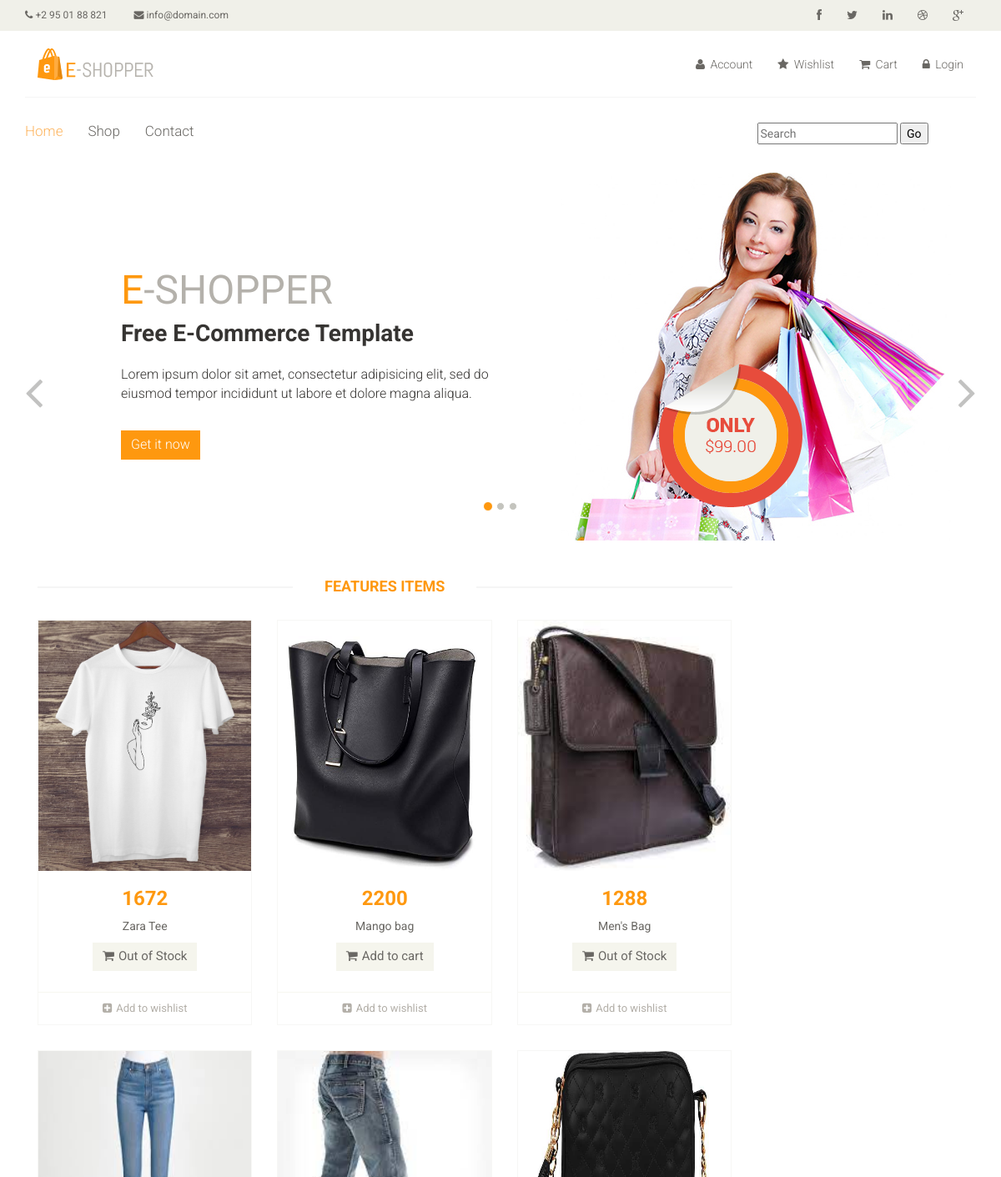
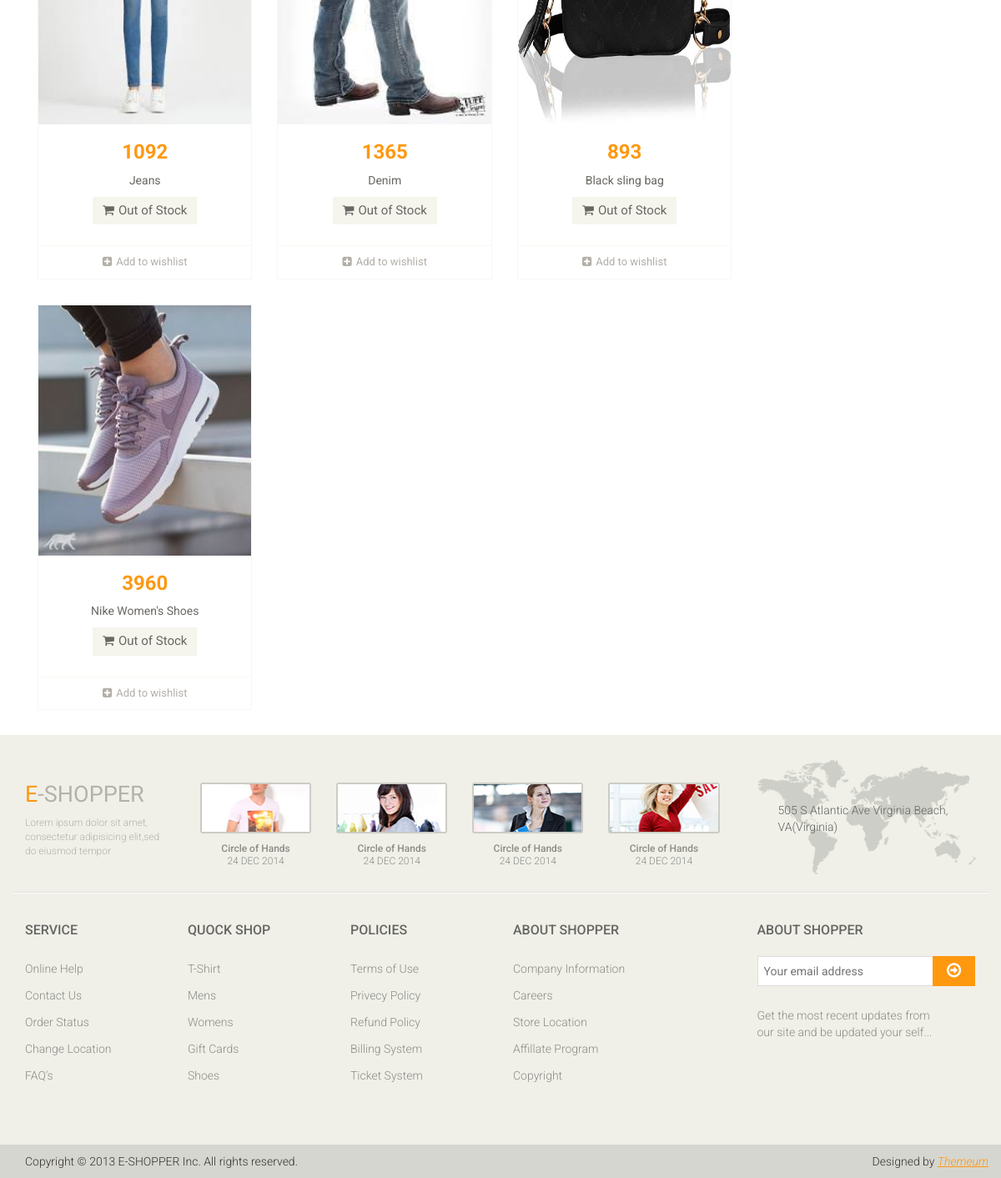
The page / on the database its author committed (2 pictures, top to bottom).
### mainApp/models.py (models this page shows, shortened)
class Product(models.Model):
    name=models.CharField(max_length=50)
    desc=models.TextField()
    category=models.ForeignKey(Category, on_delete=models.CASCADE)
    brand=models.ForeignKey(Brand, on_delete=models.CASCADE)
    seller=models.ForeignKey(Seller, on_delete=models.CASCADE)
    basePrice=models.IntegerField()
    discount=models.IntegerField(default=0, null=True, blank=True)
    finalPrice=models.IntegerField(default=0, null=True, blank= True)
    red=models.BooleanField(default=False, blank=True, null=True)
    black=models.BooleanField(default=False, blank=True, null=True)
    mustard=models.BooleanField(default=False, blank=True, null=True)
    blue=models.BooleanField(default=False, blank=True, null=True)
    pink=models.BooleanField(default=False, blank=True, null=True)
    green=models.BooleanField(default=False, blank=True, null=True)
    XS=models.BooleanField(default=False, blank=True, null=True)
    S=models.BooleanField(default=False, blank=True, null=True)
    M=models.BooleanField(default=False, blank=True, null=True)
    L=models.BooleanField(default=False, blank=True, null=True)
    XL=models.BooleanField(default=False, blank=True, null=True)
    XXL=models.BooleanField(default=False, blank=True, null=True)
    img1=models.ImageField(upload_to='images/', default=None, blank=True, null=True)
    img2=models.ImageField(upload_to='images/', default=None, blank=True, null=True)
    img3=models.ImageField(upload_to='images/', default=None, blank=True, null=True)
    img4=models.ImageField(upload_to='images/', default=None, blank=True, null=True)
    img5=models.ImageField(upload_to='images/', default=None, blank=True, null=True)
    date=models.DateTimeField(auto_now=True)
    stock=models.BooleanField(default=False)

### mainApp/views.py (the view)
# urls.py: 2. Add a URL to urlpatterns:  path('', views.home, name='home')
def home(request):
    if(request.method=="POST"):
        msg=request.POST.get('message')
        p=Product.objects.filter(Q(name__icontains=msg))
    else:
        p=Product.objects.all()
    return render(request,"index.html", {"Product": p})

### mainApp/templates/index.html (shortened to what this page needs)
{%load static%}
<!DOCTYPE html>
<html lang="en">
<head>
    <link href="{% static 'css/bootstrap.min.css' %}" rel="stylesheet">
    <link href="{%static 'css/font-awesome.min.css' %}" rel="stylesheet">
    <link href="{%static 'css/prettyPhoto.css' %}" rel="stylesheet">
    <link href="{%static 'css/price-range.css' %}" rel="stylesheet">
    <link href="{%static 'css/animate.css' %}" rel="stylesheet">
	<link href="{%static 'css/main.css' %}" rel="stylesheet">
	<link href="{%static 'css/responsive.css' %}" rel="stylesheet">
</head>
<body>
	<header id="header">
		<div class="header_top">
			<div class="container">
				<div class="row">
					<div class="col-sm-6">
						<div class="contactinfo">
							<ul class="nav nav-pills">
								<li><a href="#"><i class="fa fa-phone"></i> +2 95 01 88 821</a></li>
								<li><a href="#"><i class="fa fa-envelope"></i> info@domain.com</a></li>
							</ul>
						</div>
					</div>
					<div class="col-sm-6">
						<div class="social-icons pull-right">
							<ul class="nav navbar-nav">
								<li><a href="#"><i class="fa fa-facebook"></i></a></li>
								<li><a href="#"><i class="fa fa-twitter"></i></a></li>
								<li><a href="#"><i class="fa fa-linkedin"></i></a></li>
								<li><a href="#"><i class="fa fa-dribbble"></i></a></li>
								<li><a href="#"><i class="fa fa-google-plus"></i></a></li>
							</ul>
						</div>
					</div>
				</div>
			</div>
		</div>
		<div class="header-middle">
			<div class="container">
				<div class="row">
					<div class="col-md-4 clearfix">
						<div class="logo pull-left">
							<a href="/"><img src="{%static 'images/home/logo.png' %}" alt="" /></a>
						</div>
					</div>
					<div class="col-md-8 clearfix">
						<div class="shop-menu clearfix pull-right">
							<ul class="nav navbar-nav">
								<li><a href="/profile/"><i class="fa fa-user"></i> Account</a></li>
								<li><a href="/wishlist/"><i class="fa fa-star"></i> Wishlist</a></li>
								<li><a href="/cart/"><i class="fa fa-shopping-cart"></i> Cart</a></li>
								{% if user.is_authenticated %}
								<li><a href="/logout/"><i class="fa fa-lock"></i> Logout</a></li>
								{% else %}
								<li><a href="/login/"><i class="fa fa-lock"></i> Login</a></li>
								{% endif %}
							</ul>
						</div>
					</div>
				</div>
			</div>
		</div>
		<div class="header-bottom">
			<div class="container">
				<div class="row">
					<div class="col-sm-9">
						<div class="mainmenu pull-left">
							<ul class="nav navbar-nav collapse navbar-collapse">
								<li><a href="/" class="active">Home</a></li>
								<li><a href="/shop/default/default" >Shop</a></li>
								<li><a href="/contact/">Contact</a></li>
							</ul>
						</div>
					</div>
					<div class="col-sm-3">
						<div class="">
							<form action="/" method="post">
								<input type="text" name="message" placeholder="Search"/>
								<button type="submit">Go</button>
							</form>
						</div>
					</div>
				</div>
			</div>
		</div>
	</header>
	{% block body%}
	<section id="slider">
		<div class="container">
			<div class="row">
				<div class="col-sm-12">
					<div id="slider-carousel" class="carousel slide" data-ride="carousel">
						<ol class="carousel-indicators">
							<li data-target="#slider-carousel" data-slide-to="0" class="active"></li>
							<li data-target="#slider-carousel" data-slide-to="1"></li>
							<li data-target="#slider-carousel" data-slide-to="2"></li>
						</ol>
						<div class="carousel-inner">
							<div class="item active">
								<div class="col-sm-6">
									<h1><span>E</span>-SHOPPER</h1>
									<h2>Free E-Commerce Template</h2>
									<p>Lorem ipsum dolor sit amet, consectetur adipisicing elit, sed do eiusmod tempor incididunt ut labore et dolore magna aliqua. </p>
									<button type="button" class="btn btn-default get">Get it now</button>
								</div>
								<div class="col-sm-6">
									<img src="{%static 'images/home/girl1.jpg' %}" class="girl img-responsive" alt="" />
									<img src="{%static 'images/home/pricing.png' %}"  class="pricing" alt="" />
								</div>
							</div>
						</div>
						<a href="#slider-carousel" class="left control-carousel hidden-xs" data-slide="prev">
							<i class="fa fa-angle-left"></i>
						</a>
						<a href="#slider-carousel" class="right control-carousel hidden-xs" data-slide="next">
							<i class="fa fa-angle-right"></i>
						</a>
					</div>
				</div>
			</div>
		</div>
	</section>
	<section>
		<div class="container">
			<div class="row">
				<div class="col-sm-9 padding-right">
					<div class="features_items" >
						<h2 class="title text-center">Features Items</h2>
						{% for i in Product %}
						<div class="col-sm-4">
							<div class="product-image-wrapper">
								<div class="single-products">
										<div class="productinfo text-center">
											<img src="{{i.img1.url}}" width="150px" height="300px" alt="" />
											<h2>{{i.finalPrice}}</h2>
											<p>{{i.name}}</p>
											{% if i.stock %}
											<a href="/product/{{i.id}}/" class="btn btn-default add-to-cart"><i class="fa fa-shopping-cart"></i>Add to cart</a>
											{% else %}
											<a href="/product/{{i.id}}/" class="btn btn-default add-to-cart" style="pointer-events: none"><i class="fa fa-shopping-cart"></i>Out of Stock</a>
											{% endif %}
										</div>
										<div class="product-overlay">
											<div class="overlay-content">
											</div>
										</div>
								</div>
								<div class="choose">
									<ul class="nav nav-pills nav-justified">
										<li><a href="/wishlist/{{i.id}}/"><i class="fa fa-plus-square"></i>Add to wishlist</a></li>
									</ul>
								</div>
							</div>
						</div>
						{% endfor %}
					</div>
				</div>
			</div>
		</div>
	</section>
	{% endblock %}
	<footer id="footer">
		<div class="footer-top">
			<div class="container">
				<div class="row">
					<div class="col-sm-2">
						<div class="companyinfo">
							<h2><span>e</span>-shopper</h2>
							<p>Lorem ipsum dolor sit amet, consectetur adipisicing elit,sed do eiusmod tempor</p>
						</div>
					</div>
					<div class="col-sm-7">
						<div class="col-sm-3">
							<div class="video-gallery text-center">
								<a href="#">
									<div class="iframe-img">
										<img src="{%static 'images/home/iframe1.png' %}" alt="" />
									</div>
								</a>
								<p>Circle of Hands</p>
								<h2>24 DEC 2014</h2>
							</div>
						</div>
						<div class="col-sm-3">
							<div class="video-gallery text-center">
								<a href="#">
									<div class="iframe-img">
										<img src="{%static 'images/home/iframe2.png' %}" alt="" />
									</div>
								</a>
								<p>Circle of Hands</p>
								<h2>24 DEC 2014</h2>
							</div>
						</div>
						<div class="col-sm-3">
							<div class="video-gallery text-center">
								<a href="#">
									<div class="iframe-img">
										<img src="{%static 'images/home/iframe3.png' %}" alt="" />
									</div>
								</a>
								<p>Circle of Hands</p>
								<h2>24 DEC 2014</h2>
							</div>
						</div>
						<div class="col-sm-3">
							<div class="video-gallery text-center">
								<a href="#">
									<div class="iframe-img">
										<img src="{%static 'images/home/iframe4.png' %}" alt="" />
									</div>
								</a>
								<p>Circle of Hands</p>
								<h2>24 DEC 2014</h2>
							</div>
						</div>
					</div>
					<div class="col-sm-3">
						<div class="address">
							<img src="{%static 'images/home/map.png' %}" alt="" />
							<p>505 S Atlantic Ave Virginia Beach, VA(Virginia)</p>
						</div>
					</div>
				</div>
			</div>
		</div>
		<div class="footer-widget">
			<div class="container">
				<div class="row">
					<div class="col-sm-2">
						<div class="single-widget">
							<h2>Service</h2>
							<ul class="nav nav-pills nav-stacked">
								<li><a href="#">Online Help</a></li>
								<li><a href="#">Contact Us</a></li>
								<li><a href="#">Order Status</a></li>
								<li><a href="#">Change Location</a></li>
								<li><a href="#">FAQ’s</a></li>
							</ul>
						</div>
					</div>
					<div class="col-sm-2">
						<div class="single-widget">
							<h2>Quock Shop</h2>
							<ul class="nav nav-pills nav-stacked">
								<li><a href="#">T-Shirt</a></li>
								<li><a href="#">Mens</a></li>
								<li><a href="#">Womens</a></li>
								<li><a href="#">Gift Cards</a></li>
								<li><a href="#">Shoes</a></li>
							</ul>
						</div>
					</div>
					<div class="col-sm-2">
						<div class="single-widget">
							<h2>Policies</h2>
							<ul class="nav nav-pills nav-stacked">
								<li><a href="#">Terms of Use</a></li>
								<li><a href="#">Privecy Policy</a></li>
								<li><a href="#">Refund Policy</a></li>
								<li><a href="#">Billing System</a></li>
								<li><a href="#">Ticket System</a></li>
							</ul>
						</div>
					</div>
					<div class="col-sm-2">
						<div class="single-widget">
							<h2>About Shopper</h2>
							<ul class="nav nav-pills nav-stacked">
								<li><a href="#">Company Information</a></li>
								<li><a href="#">Careers</a></li>
								<li><a href="#">Store Location</a></li>
								<li><a href="#">Affillate Program</a></li>
								<li><a href="#">Copyright</a></li>
							</ul>
						</div>
					</div>
					<div class="col-sm-3 col-sm-offset-1">
						<div class="single-widget">
							<h2>About Shopper</h2>
							<form action="#" class="searchform">
								<input type="text" placeholder="Your email address" />
								<button type="submit" class="btn btn-default"><i class="fa fa-arrow-circle-o-right"></i></button>
								<p>Get the most recent updates from <br />our site and be updated your self...</p>
							</form>
						</div>
					</div>
				</div>
			</div>
		</div>
		<div class="footer-bottom">
			<div class="container">
				<div class="row">
					<p class="pull-left">Copyright © 2013 E-SHOPPER Inc. All rights reserved.</p>
					<p class="pull-right">Designed by <span><a target="_blank" href="http://www.themeum.com">Themeum</a></span></p>
				</div>
			</div>
		</div>
	</footer>
</body>
</html>

### rows shown on the page
Product: img1 (picture), finalPrice "1672", name "Zara Tee"
Product: img1 (picture), finalPrice "2200", name "Mango bag"
Product: img1 (picture), finalPrice "1288", name "Men's Bag"
Product: img1 (picture), finalPrice "1092", name "Jeans"
Product: img1 (picture), finalPrice "1365", name "Denim"
Product: img1 (picture), finalPrice "893", name "Black sling bag"
Product: img1 (picture), finalPrice "3960", name "Nike Women's Shoes"
